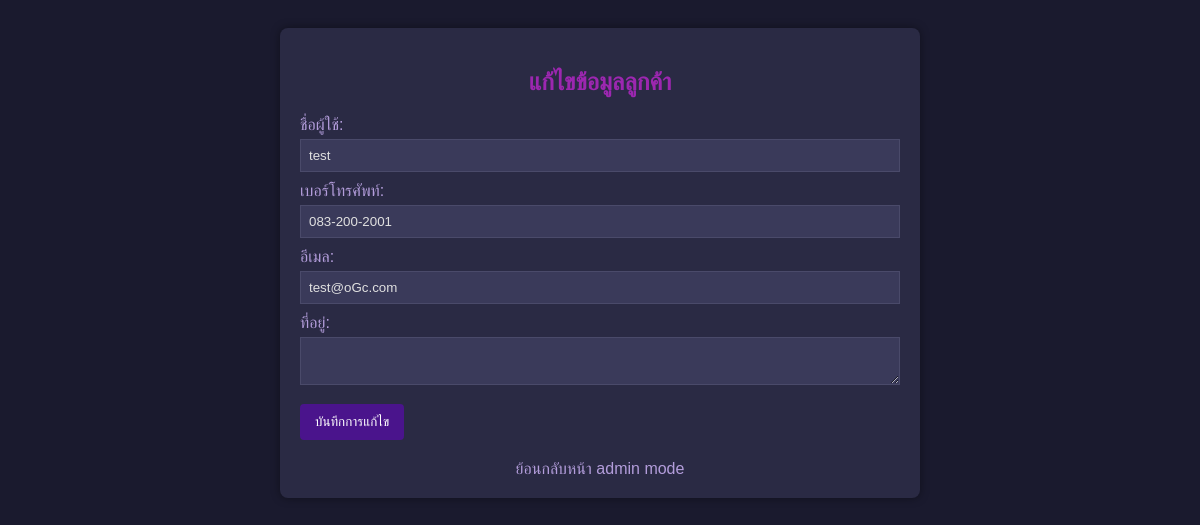
Before: /admin_gm/edit_customer.php?id=3 (signed in) with the older database file.
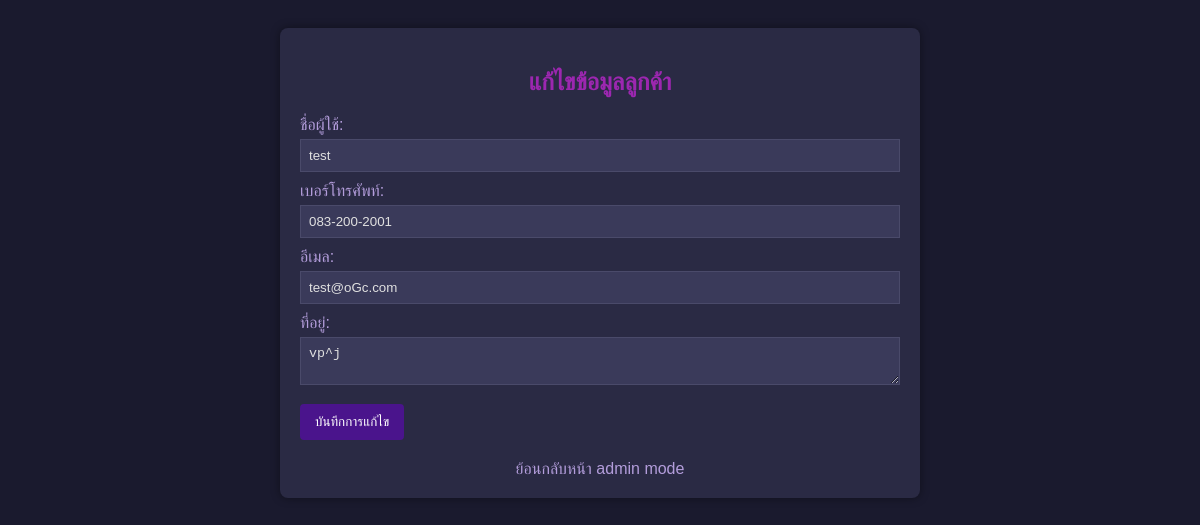
After: the same page with the newer database file.
### tables this page shows
CREATE TABLE `users` (
  `id` int(11) NOT NULL,
  `username` varchar(50) NOT NULL,
  `password` varchar(255) NOT NULL,
  `role` enum('user','admin') DEFAULT 'user',
  `phone` varchar(20) DEFAULT NULL,
  `email` varchar(100) DEFAULT NULL,
  `address` text DEFAULT NULL
);

### admin_gm/edit_customer.php (the view, shortened to what this page needs)
<?php
$servername = "localhost";
$username = "root";
$password = "";
$dbname = "cathotel_db";
$conn = new mysqli($servername, $username, $password, $dbname);
$customer = null;
if (isset($_GET['id'])) {
    $id = $_GET['id'];
    $sql = "SELECT * FROM users WHERE id = ? AND role = 'user'";
    $stmt = $conn->prepare($sql);
    $stmt->bind_param("i", $id);
    $stmt->execute();
    $result = $stmt->get_result();
    $customer = $result->fetch_assoc();
}
?>
<!DOCTYPE html>
<html lang="th">
<head>
</head>
<body>
    <div class="container">
        <h2>แก้ไขข้อมูลลูกค้า</h2>
        <?php if ($customer): ?>
        <form action="edit_customer.php" method="POST">
            <label for="full_name">ชื่อผู้ใช้:</label>
            <input type="text" id="full_name" name="full_name" value="<?php echo htmlspecialchars($customer['username']); ?>" required>
            <label for="phone">เบอร์โทรศัพท์:</label>
            <input type="text" id="phone" name="phone" value="<?php echo htmlspecialchars($customer['phone']); ?>">
            <label for="email">อีเมล:</label>
            <input type="email" id="email" name="email" value="<?php echo htmlspecialchars($customer['email']); ?>">
            <label for="address">ที่อยู่:</label>
            <textarea id="address" name="address"><?php echo htmlspecialchars($customer['address']); ?></textarea>
            <button type="submit">บันทึกการแก้ไข</button>
        </form>
        <?php else: ?>
        <p style="text-align: center; color: #ff6666;">ไม่พบข้อมูลลูกค้าที่ต้องการแก้ไข</p>
        <?php endif; ?>
        <a href="../admin_dashboard.php" class="back-link">ย้อนกลับหน้า admin mode</a>
    </div>
</body>
</html>

Changed rows visible on the page:
changed users "test": address (not shown) → "vp^j"
